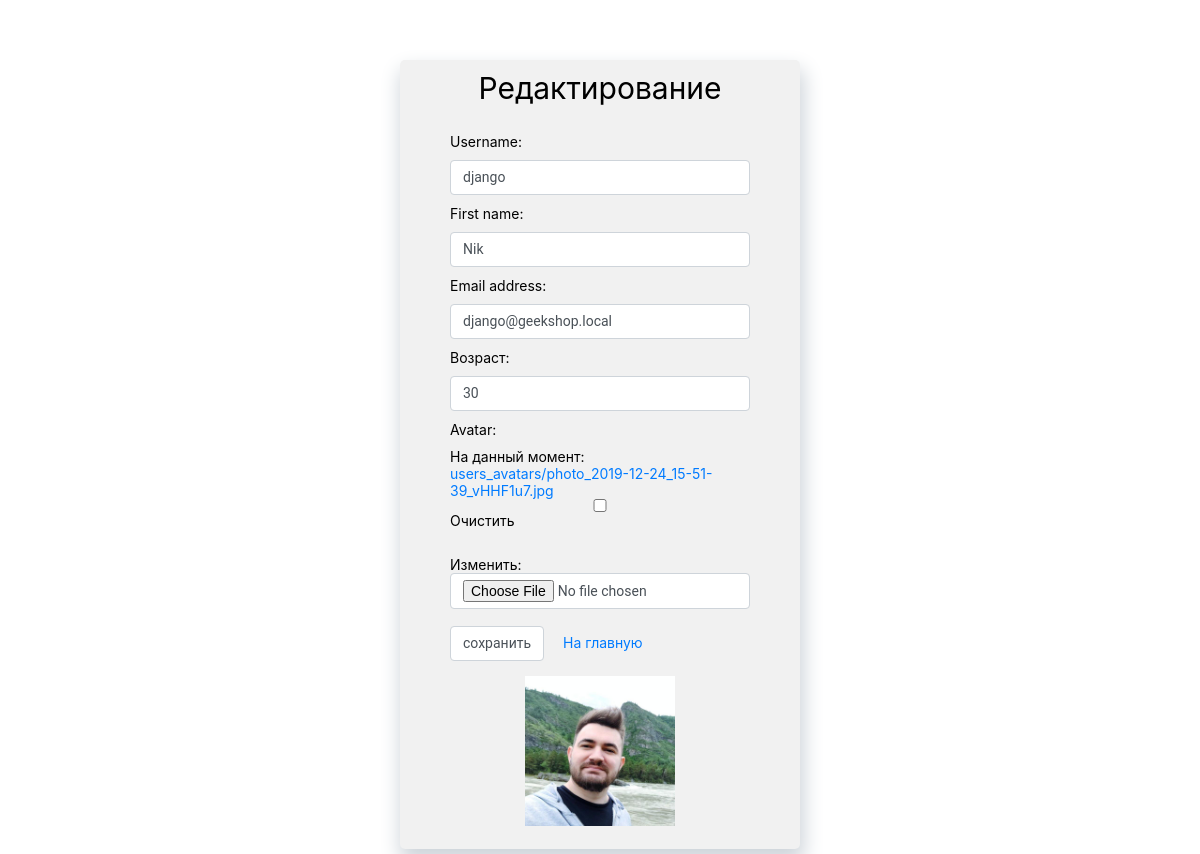
Screenshot of /auth/edit/ (signed in) with the database file from the repository.
### authapp/models.py (models this page shows)
class ShopUser(AbstractUser):
    avatar = models.ImageField(upload_to='users_avatars', blank=True)
    age = models.PositiveIntegerField(verbose_name='возраст')

### authapp/views.py (the view)
# urls.py: path('edit/', authapp.edit, name='edit')
def edit(request):
    title = 'Редактирование'
    if request.method == 'POST':
        edit_form = ShopUserEditForm(request.POST, request.FILES, instance=request.user)
        if edit_form.is_valid():
            edit_form.save()
            return HttpResponseRedirect(reverse('auth:edit'))
    else:
        edit_form = ShopUserEditForm(instance=request.user)
    content = {'title': title, 'edit_form': edit_form}
    return render(request, 'authapp/edit.html', content)

### authapp/forms.py (shortened to what this page needs)
class ShopUserEditForm(UserChangeForm):
    class Meta:
        model = ShopUser
        fields = ('username', 'first_name', 'email', 'age', 'avatar', 'password')
    def __init__(self, *args, **kwargs):
        super().__init__(*args, **kwargs)
        for field_name, field in self.fields.items():
            field.widget.attrs['class'] = 'form-control'
            field.help_text = ''
            if field_name == 'password':
                field.widget = forms.HiddenInput()

### authapp/templates/authapp/edit.html
{% extends 'authapp/base.html' %}
{% load static %}
{% block content %}
    <form class="form-horizontal" action="{% url 'auth:edit' %}" method="post" enctype="multipart/form-data">
        {% csrf_token %}<br>
        {{ edit_form.as_p }}<br>
        <input class="form-control" type="submit" value="сохранить">
        <a href="{% url 'main' %}" class="link_index">
            На главную
        </a>
    </form>
    <div class="user_avatar"><img src="/media/{{ user.avatar }}"></div>
{% endblock %}

### authapp/templates/authapp/base.html (shortened to what this page needs)
<!DOCTYPE html>
{% load static %}
<html lang="">
<head>
    {% block css %}
        <link rel="stylesheet" type="text/css" href="{% static 'style.css' %}">
    {% endblock %}
</head>
<body>
<div class="container">
    <div class="login_form">
        <div class="login_form_head">
            <span>{{ title|title }}</span>
        </div>
        {% block content %}
        {% endblock %}
    </div>
</div>
</body>
</html>

### static/style.css (style rules this page uses)
* { margin: 0; padding: 0; }
body { background-color: #fff; font-family: -apple-system, BlinkMacSystemFont, "Segoe UI", Roboto, "Helvetica Neue", Arial, "Noto Sans", sans-serif, "Apple Color Emoji", "Segoe UI Emoji", "Segoe UI Symbol", "Noto Color Emoji"; font-size: 14px; }
html, body { height: 100%; }
a { text-decoration: none; color: #007bff; }
input, textarea { font-family: "Roboto", "Lucida Grande", Verdana, Arial, sans-serif; padding: .375rem .75rem; font-size: 14px; font-weight: 400; line-height: 1.5; color: #495057; background-color: #fff; background-clip: padding-box; border: 1px solid #ced4da; border-radius: .25rem; }
.container { max-width: 1100px; min-width: 700px; margin: 0 auto 0px; min-height: 100%; }
label { margin-bottom: 10px; }
.login_form { width: 400px; margin: 60px auto 0; background: #f1f1f1; border-radius: 5px; box-shadow: 2px 11px 20px 2px #ced4da; padding-bottom: 20px; }
.login_form_head { font-size: 30px; text-align: center; padding-top: 10px; }
.form-horizontal { margin: 0 auto; width: 300px; }
.form-horizontal > p { display: flex; flex-direction: column; margin-top: 10px; }
.link_index { margin-left: 15px; }
.user_avatar { text-align: center; margin-top: 15px; }
.user_avatar > img { width: 150px; }

### rows the page displays
ShopUser: username "django", first_name "Nik", email "django@geekshop.local", age "30", avatar (picture)

### other values shown
{{ title|title }} "Редактирование"
